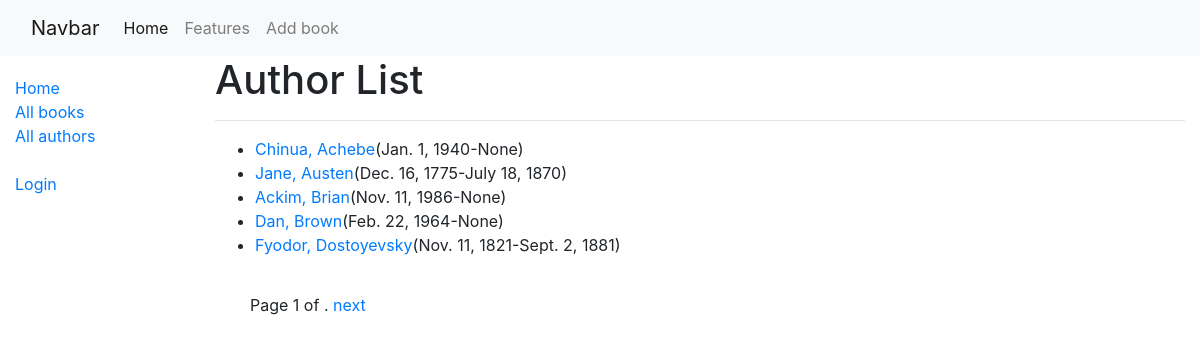
Screenshot of /catalog/authors/ with the database file from the repository.
### catalog/models.py (models this page shows, shortened)
class Author(models.Model):
    first_name = models.CharField(max_length=100)
    last_name = models.CharField(max_length=100)
    date_of_birth = models.DateField(null=True, blank=True)
    date_of_death = models.DateField('Died', null=True, blank=True)
    class Meta:
        ordering = ['last_name', 'first_name']
    def get_absolute_url(self):
        return reverse('author-detail', args=[str(self.id)])

### catalog/views.py (the view)
# urls.py: path('authors/', views.AuthorListView.as_view(), name='authors'),
class AuthorListView(generic.ListView):
    model = Author
    paginate_by=5

### catalog/templates/catalog/author_list.html
{% extends 'base_generic.html' %}
{% block content %}
<h1>Author List</h1>
<hr>
  {% if author_list %}
    <ul>
        {% for author in author_list %}
          <li>
              <a href="{{author.get_absolute_url}}">{{author.first_name}}, {{author.last_name}}</a>({{author.date_of_birth}}-{{author.date_of_death}})
          </li>
        {% endfor %}
    </ul>
  {% else %}
    <p> There are no author....</p>
  {% endif %}
{% endblock%}

### rows the page displays
Author: first_name "Chinua", last_name "Achebe", date_of_birth "Jan. 1, 1940", date_of_death "None"
Author: first_name "Jane", last_name "Austen", date_of_birth "Dec. 16, 1775", date_of_death "July 18, 1870"
Author: first_name "Ackim", last_name "Brian", date_of_birth "Nov. 11, 1986", date_of_death "None"
Author: first_name "Dan", last_name "Brown", date_of_birth "Feb. 22, 1964", date_of_death "None"
Author: first_name "Fyodor", last_name "Dostoyevsky", date_of_birth "Nov. 11, 1821", date_of_death "Sept. 2, 1881"

### other values shown
{{ page_obj.number }} "1"
